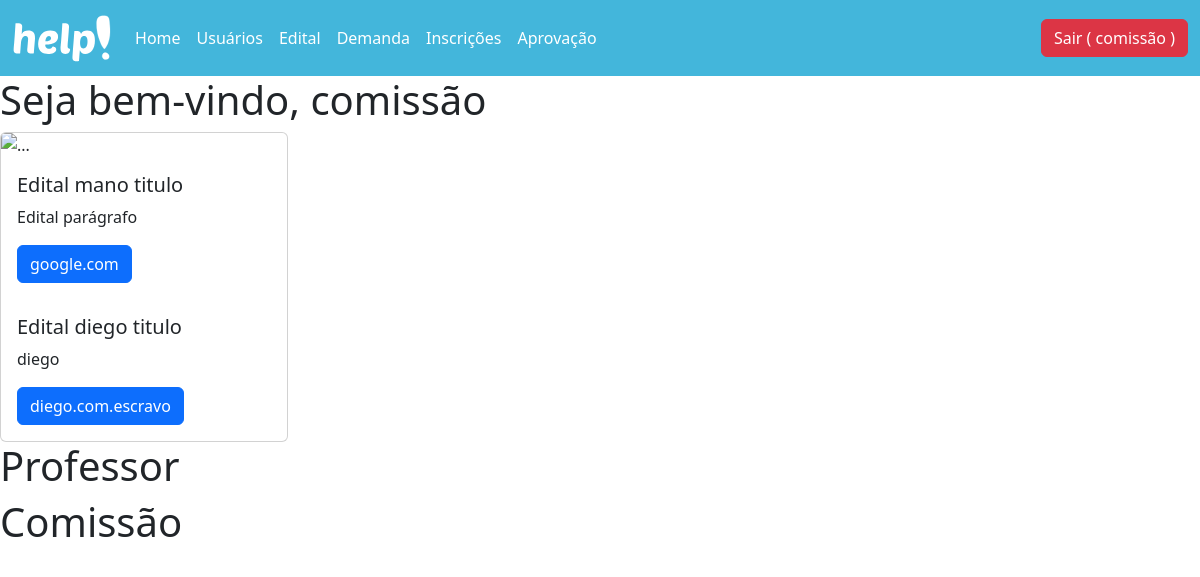
/ (signed in), run on the app's committed database.
### database/models.py (models this page shows, shortened)
class Usuario(db.Model, UserMixin):
  __tablename__= "usuario"
  id = db.Column(db.Integer, primary_key = True)
  nome = db.Column(db.String(100))
  email = db.Column(db.String(100))
  matricula = db.Column(db.String(100))
  senha = db.Column(db.String(100))
  admin = db.Column(db.Boolean)
  professor = db.Column(db.Boolean)

class Edital(db.Model):
  __tablename__= "edital"
  id = db.Column(db.Integer, primary_key = True)
  titulo = db.Column(db.String(100))
  paragrafo = db.Column(db.String(100))
  link = db.Column(db.String(100))

### main.py (the view)
@app.route('/')
def principal():
  if current_user.is_authenticated:
    edital = Edital.query.all()
    return render_template('index.html', edital=edital)
  else:
    return redirect('/login')

### controllers/usuario.py (called while the page is built)
@lm.user_loader
def load_user(id):
  usuario = Usuario.query.filter_by(id=id).first()
  return usuario

### templates/index.html (shortened to what this page needs)
{% extends 'header.html' %}
{% block container %}
<h1>Seja bem-vindo, {{current_user.nome}}</h1>
<div class="card" style="width: 18rem;">
  <img src="..." class="card-img-top" alt="...">
  {% for ed in edital %}
  <div class="card-body">
    <h5 class="card-title">{{ed.titulo}} titulo</h5>
    <p class="card-text">{{ed.paragrafo}}</p>
    <a href="#" class="btn btn-primary">{{ed.link}}</a>
  </div>
    {% endfor %}
</div>
{% if current_user.professor %}
<h1>Professor</h1>
{% endif %}
{% if current_user.admin %}
<h1>Comissão</h1>
{% endif %}
{% endblock %}

### templates/header.html (shortened to what this page needs)
<!DOCTYPE html>
<html lang="pt-br">
<head>
  <link href="https://cdn.jsdelivr.net/npm/bootstrap@5.3.0-alpha1/dist/css/bootstrap.min.css" rel="stylesheet">
  <link rel="stylesheet" href="/static/header.css">
</head>
<body>
<nav class="navbar navbar-expand-lg bg-body-tertiary" style="background-color: #43B6DB !important;">
  <div class="container-fluid">
    <a class="navbar-brand" href="/usuarios/dashboard"><img src="/static/assets/help.svg" alt="..." height="50vh"></a>
    <div class="collapse navbar-collapse" id="navbarSupportedContent">
      <ul class="navbar-nav me-auto mb-2 mb-lg-0">
        <li class="nav-item">
          <a class="nav-link active" aria-current="page" href="/usuarios/dashboard">Home</a>
        </li>
        {% if current_user.admin %}
        <li class="nav-item">
          <a class="nav-link" href="/usuarios/recovery">Usuários</a>
        </li>
        {% endif %}
        {% if current_user.admin %}
        <li class="nav-item">
          <a class="nav-link" href="/edital/recovery">Edital</a>
        </li>
        {% endif %}
        {% if current_user.professor %}
        <li class="nav-item">
          <a class="nav-link" href="/demanda/recovery">Demanda</a>
        </li>
        {% endif %}
        {% if current_user.professor %}
        <li class="nav-item">
          <a class="nav-link" href="/inscricao/recovery">Inscrições</a>
        </li>
        {% endif %}
        {% if current_user.professor %}
        <li class="nav-item">
          <a class="nav-link" href="/aprovacao/recovery">Aprovação</a>
        </li>
        {% endif %}
      </ul>
      <form class="d-flex" role="search">
        <a href="{{url_for('usuarios.logoff')}}" class="btn btn-danger" id="button-sair">Sair ( {{current_user.nome}} )</a>
      </form>
    </div>
  </div>
</nav>
  {% block container %}
  {% endblock %}
</body>
</html>

### static/header.css (style rules this page uses)
.nav-link { color: white !important; transition: 0.5s ease-in-out; }

### data on the page
Usuario: nome "comissão"
Edital: titulo "Edital mano", paragrafo "Edital parágrafo", link "google.com"
Edital: titulo "Edital diego", paragrafo "diego", link "diego.com.escravo"
